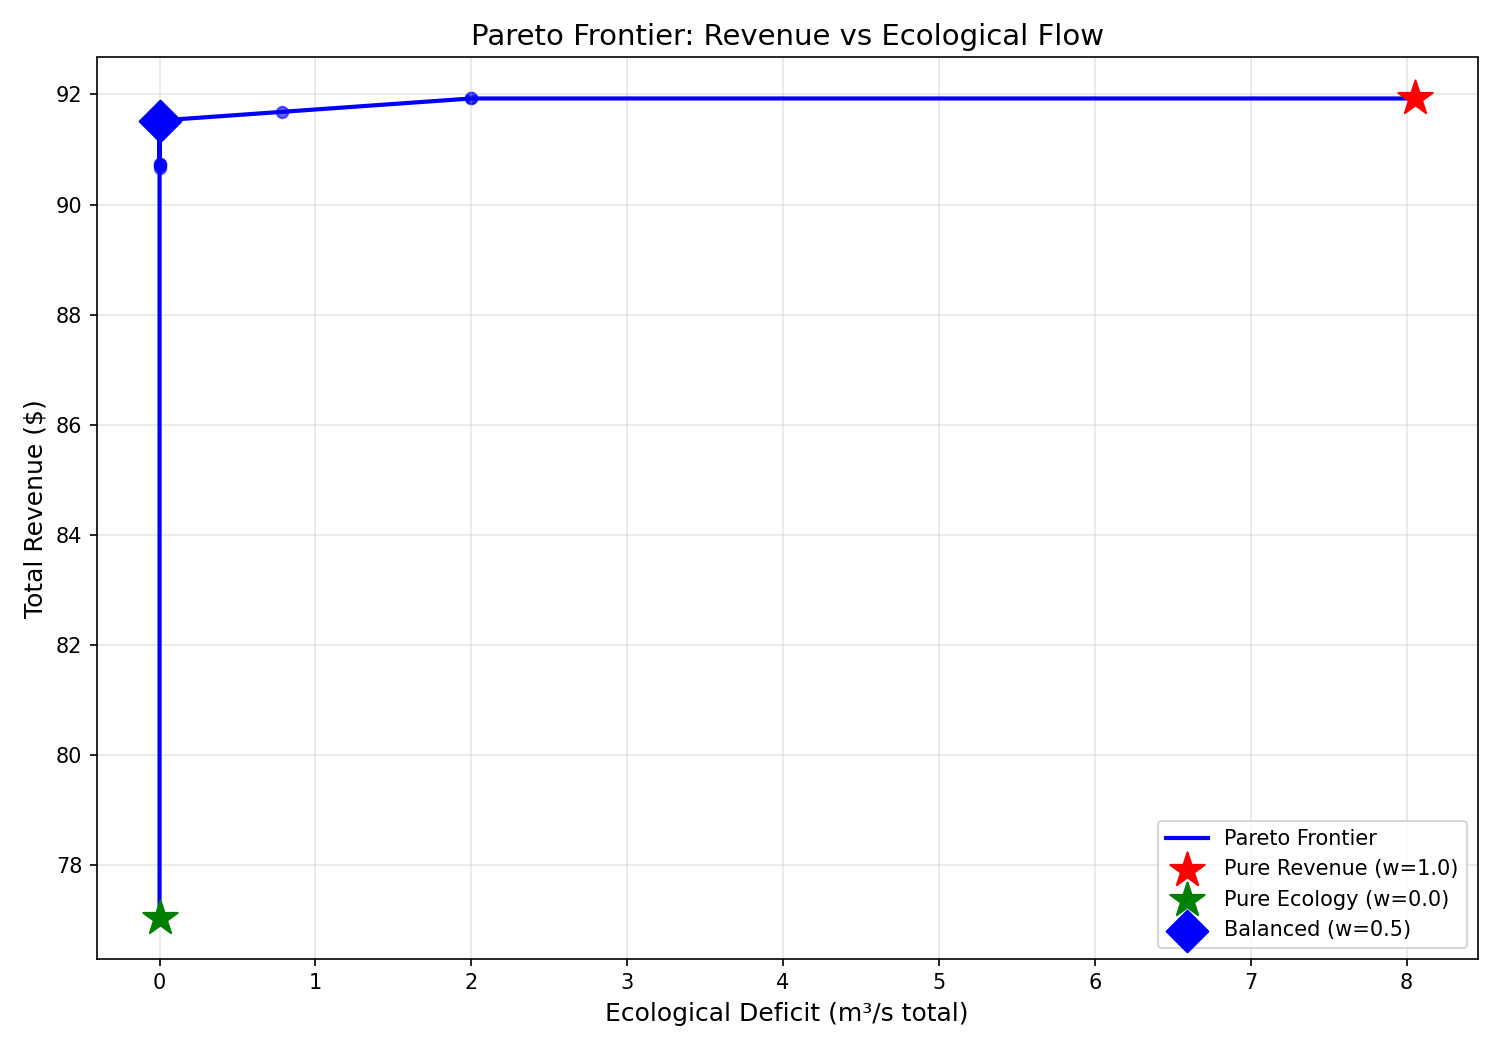

Source code (Python):
"""
Trade-off Analysis: Revenue vs Ecological Flow
Pareto Frontier using Weighted-Sum Method
"""

import numpy as np
from scipy.optimize import minimize
import matplotlib.pyplot as plt

# Parameters (same as original)
V0 = 500_000
V_min = 100_000
V_max = 1_000_000
Q_eco = 10
Q_max = 100
dt = 86400
inflow = np.array([15, 12, 10, 8, 12, 15, 18])
price = np.array([0.08, 0.08, 0.08, 0.08, 0.10, 0.12, 0.10])
eta = 0.85
g = 9.81
H = 50

POWER_CONV = eta * g * H * dt / 3_600_000


def compute_storage(Q_releases):
    """Compute storage values V0 to V7."""
    n = len(Q_releases)
    storage = np.zeros(n + 1)
    storage[0] = V0
    for t in range(n):
        storage[t + 1] = storage[t] + (inflow[t] - Q_releases[t]) * dt
    return storage


def compute_revenue(Q_releases):
    """Compute total revenue in dollars."""
    power = Q_releases * POWER_CONV
    revenue = np.sum(power * price)
    return revenue


def compute_eco_deficit(Q_releases):
    """Compute ecological deficit: sum of max(0, Q_eco - Q[t])."""
    deficit = np.sum(np.maximum(0, Q_eco - Q_releases))
    return deficit


def objective_combined(Q_releases, w):
    """Combined objective: f = -w * revenue + (1-w) * eco_deficit"""
    revenue = compute_revenue(Q_releases)
    eco_deficit = compute_eco_deficit(Q_releases)
    # Scale eco_deficit to comparable magnitude with revenue
    # Max possible eco deficit = 7 days * Q_eco = 70 m³/s
    # Scale factor: ~$1 per m³/s to make comparable to ~$90 revenue
    eco_scaled = eco_deficit * 1.0  # Keep as-is, weight will balance
    return -w * revenue + (1 - w) * eco_scaled


def create_constraints():
    """Storage bounds only - allow releases below Q_eco for trade-off analysis."""

    def storage_lower(x):
        return compute_storage(x)[1:] - V_min

    def storage_upper(x):
        return V_max - compute_storage(x)[1:]

    return [
        {"type": "ineq", "fun": storage_lower},
        {"type": "ineq", "fun": storage_upper},
    ]


def create_bounds():
    """Allow releases from 0 to Q_max to explore eco deficit trade-off."""
    return [(0, Q_max) for _ in range(7)]


def solve_for_weight(w):
    """Solve optimization for a given weight."""
    constraints = create_constraints()
    bounds = create_bounds()
    x0 = np.array([10.0] * 7)  # Start at ecological minimum

    result = minimize(
        fun=lambda x: objective_combined(x, w),
        x0=x0,
        method="SLSQP",
        bounds=bounds,
        constraints=constraints,
        options={"ftol": 1e-10, "maxiter": 2000},
    )

    if result.success:
        revenue = compute_revenue(result.x)
        eco_deficit = compute_eco_deficit(result.x)
    else:
        revenue = None
        eco_deficit = None

    return result, revenue, eco_deficit


def run_pareto_analysis():
    """Run Pareto frontier analysis."""
    weights = np.arange(0.0, 1.05, 0.05)

    results = []
    for w in weights:
        result, revenue, eco_deficit = solve_for_weight(w)
        feasible = result.success and revenue is not None
        results.append(
            {
                "w": w,
                "revenue": revenue if feasible else None,
                "eco_deficit": eco_deficit if feasible else None,
                "feasible": feasible,
                "releases": result.x if feasible else None,
            }
        )

    return results


def print_summary_table(results):
    """Print summary table."""
    print("\n" + "=" * 70)
    print("PARETO FRONTIER ANALYSIS SUMMARY")
    print("=" * 70)
    print(
        f"{'Weight':<10} {'Revenue ($)':<15} {'Eco Deficit (m³/s)':<22} {'Feasible?':<10}"
    )
    print("-" * 70)

    for r in results:
        w = r["w"]
        rev = f"{r['revenue']:.2f}" if r["revenue"] is not None else "N/A"
        eco = f"{r['eco_deficit']:.2f}" if r["eco_deficit"] is not None else "N/A"
        feas = "Yes" if r["feasible"] else "No"
        print(f"{w:<10.2f} {rev:<15} {eco:<22} {feas:<10}")

    print("=" * 70)


def plot_pareto_frontier(results):
    """Plot the Pareto frontier."""
    feasible = [r for r in results if r["feasible"]]

    if not feasible:
        print("No feasible solutions to plot!")
        return

    # Sort by eco_deficit for proper line plot
    feasible_sorted = sorted(feasible, key=lambda x: x["eco_deficit"])

    eco_deficits = [r["eco_deficit"] for r in feasible_sorted]
    revenues = [r["revenue"] for r in feasible_sorted]

    # Find special points
    rev_point = next((r for r in feasible if r["w"] == 1.0), None)
    eco_point = next((r for r in feasible if r["w"] == 0.0), None)
    balanced = next(
        (r for r in feasible if abs(r["w"] - 0.5) < 0.01 and r["feasible"]), None
    )

    plt.figure(figsize=(10, 7))

    # Plot Pareto curve
    plt.plot(eco_deficits, revenues, "b-", linewidth=2, label="Pareto Frontier")
    plt.scatter(eco_deficits, revenues, c="blue", s=30, alpha=0.6)

    # Mark pure revenue (w=1.0) - red star
    if rev_point:
        plt.scatter(
            [rev_point["eco_deficit"]],
            [rev_point["revenue"]],
            c="red",
            marker="*",
            s=300,
            zorder=5,
            label="Pure Revenue (w=1.0)",
        )

    # Mark pure ecology (w=0.0) - green star
    if eco_point:
        plt.scatter(
            [eco_point["eco_deficit"]],
            [eco_point["revenue"]],
            c="green",
            marker="*",
            s=300,
            zorder=5,
            label="Pure Ecology (w=0.0)",
        )

    # Mark balanced (w=0.5) - blue diamond
    if balanced:
        plt.scatter(
            [balanced["eco_deficit"]],
            [balanced["revenue"]],
            c="blue",
            marker="D",
            s=200,
            zorder=5,
            label="Balanced (w=0.5)",
        )

    plt.xlabel("Ecological Deficit (m³/s total)", fontsize=12)
    plt.ylabel("Total Revenue ($)", fontsize=12)
    plt.title("Pareto Frontier: Revenue vs Ecological Flow", fontsize=14)
    plt.legend(loc="best")
    plt.grid(True, alpha=0.3)

    plt.tight_layout()
    plt.savefig("tradeoff_analysis.png", dpi=150)
    plt.close()
    print("\nPlot saved to: tradeoff_analysis.png")


def analyze_results(results):
    """Analyze and answer key questions."""
    print("\n" + "=" * 70)
    print("ANALYSIS ANSWERS")
    print("=" * 70)

    feasible = [r for r in results if r["feasible"]]

    if not feasible:
        print("No feasible solutions found!")
        return

    # Find pure revenue (w=1.0)
    rev_point = next((r for r in feasible if r["w"] == 1.0), None)
    # Find pure ecology (w=0.0)
    eco_point = next((r for r in feasible if r["w"] == 0.0), None)
    # Find balanced (w=0.5)
    balanced = next((r for r in feasible if abs(r["w"] - 0.5) < 0.01), None)

    if rev_point and eco_point:
        max_revenue = rev_point["revenue"]
        min_revenue = eco_point["revenue"]

        print(f"\n1. Pure Revenue Point (w=1.0):")
        print(f"   - Revenue: ${max_revenue:.2f}")
        print(f"   - Eco Deficit: {rev_point['eco_deficit']:.2f} m³/s")

        print(f"\n2. Pure Ecology Point (w=0.0):")
        print(f"   - Revenue: ${min_revenue:.2f}")
        print(f"   - Eco Deficit: {eco_point['eco_deficit']:.2f} m³/s")

        print(f"\n3. Cost of achieving zero ecological deficit:")
        # Find solution with zero eco deficit
        zero_eco_solutions = [r for r in feasible if r["eco_deficit"] < 0.1]
        if zero_eco_solutions:
            zero_eco_max_rev = max(r["revenue"] for r in zero_eco_solutions)
            revenue_loss = max_revenue - zero_eco_max_rev
            print(f"   - Max revenue (any): ${max_revenue:.2f}")
            print(f"   - Max revenue with zero deficit: ${zero_eco_max_rev:.2f}")
            print(
                f"   - Revenue loss: ${revenue_loss:.2f} ({(revenue_loss / max_revenue) * 100:.1f}%)"
            )
        else:
            print("   - Cannot achieve zero deficit within constraints")

    # Find first weight where eco deficit reaches zero
    zero_deficit_solutions = [r for r in feasible if r["eco_deficit"] < 0.1]
    if zero_deficit_solutions:
        first_zero = min(zero_deficit_solutions, key=lambda x: x["w"])
        print(f"\n4. At what weight does ecological deficit first reach zero?")
        print(f"   - First zero deficit at w = {first_zero['w']:.2f}")
        print(f"   - Revenue at this point: ${first_zero['revenue']:.2f}")

    if balanced:
        print(f"\n5. Balanced point (w=0.5):")
        print(f"   - Revenue: ${balanced['revenue']:.2f}")
        print(f"   - Eco Deficit: {balanced['eco_deficit']:.2f} m³/s")

    print("\n" + "=" * 70)


if __name__ == "__main__":
    results = run_pareto_analysis()
    print_summary_table(results)
    plot_pareto_frontier(results)
    analyze_results(results)
